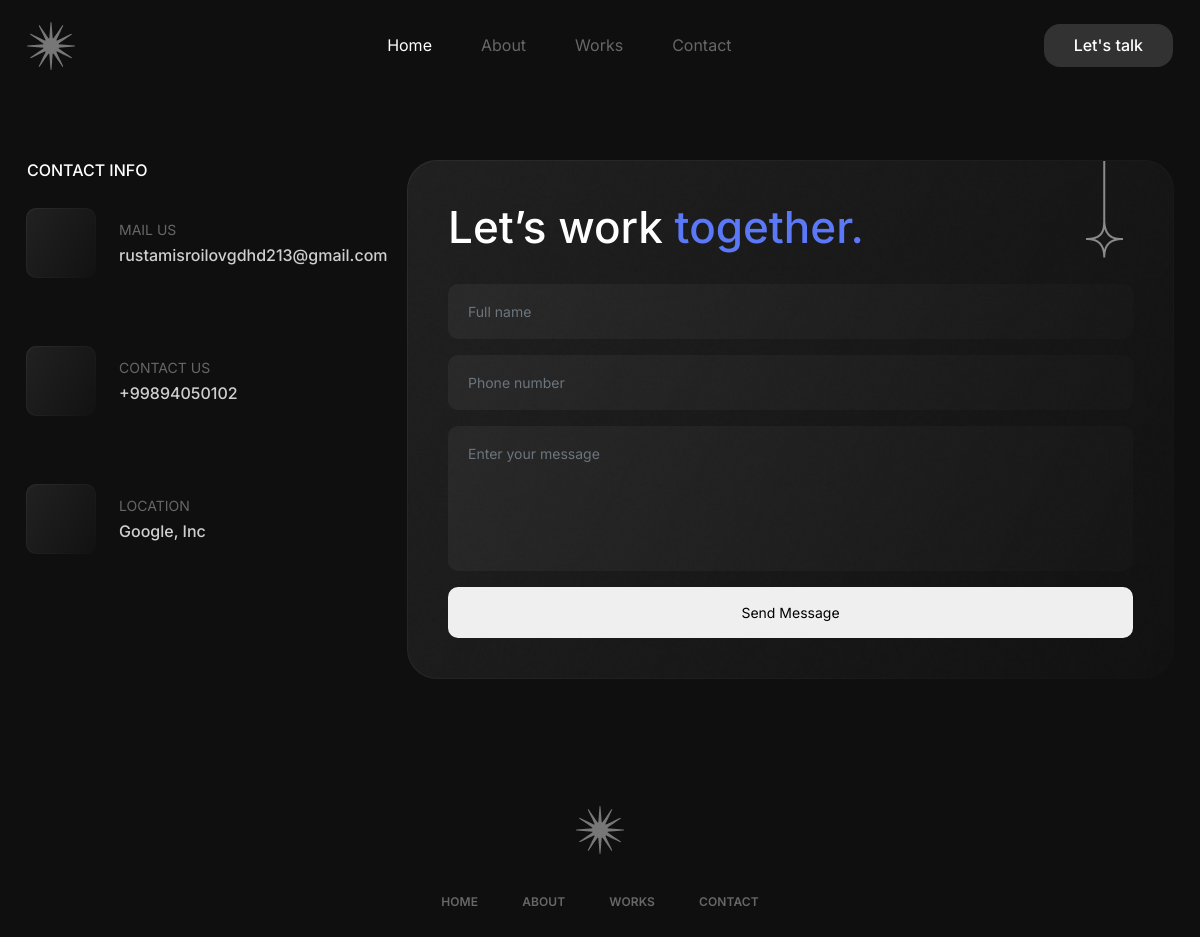
Page /contact/ on the committed database.
### apps/contact/models.py (models this page shows, shortened)
class ContactMe(models.Model):
    email = models.EmailField()
    phone_number = models.CharField(max_length=202)
    location = models.CharField(max_length=202)

### apps/contact/views.py (the view)
# urls.py: path('', contact, name='contact')
def contact(request):
    contact_me = ContactMe.objects.all()
    if request.method == 'POST':
        form = ContactForm(request.POST)
        if form.is_valid():
            form.save()  # Forma ma'lumotlarini saqlaydi
            return redirect('.')  # Muvaffaqiyatli yuborilgan sahifaga yo'naltirish
    else:
        form = ContactForm()
    context = {
        "form": form,
        "contact_me": contact_me
    }
    return render(request, 'contact/contact.html', context)

### apps/contact/forms.py
class ContactForm(forms.ModelForm):
    class Meta:
        model = Contact
        fields = ['full_name', 'phone_number', 'message']  # Formada ko'rsatiladigan maydonlar
        widgets = {
            'full_name': forms.TextInput(attrs={'class': 'form-control', 'placeholder': 'Full name'}),
            'phone_number': forms.TextInput(attrs={'class': 'form-control', 'placeholder': 'Phone number'}),
            'message': forms.Textarea(attrs={'class': 'form-control', 'placeholder': 'Enter your message', 'rows': 5}),
        }
        labels = {
            'full_name': 'Full Name',
            'phone_number': 'Phone Number',
            'message': 'Message',
        }

### templates/contact/contact.html (shortened to what this page needs)
{% extends 'base.html' %}
{% load static %}
{% block content %}
    <section class="contact-area">
        <div class="container">
            <div class="gx-row d-flex justify-content-between gap-24">
                <div class="contact-infos">
                    <h3 data-aos="fade-up">Contact Info</h3>
                    <ul class="contact-details">
                        {% for i in contact_me %}
                        <li class="d-flex align-items-center" data-aos="zoom-in">
                            <div class="icon-box shadow-box">
                            </div>
                            <div class="right">
                                <span>MAIL us</span>
                                <h4>{{ i.email}}</h4>
                            </div>
                        </li>
                        <li class="d-flex align-items-center" data-aos="zoom-in">
                            <div class="icon-box shadow-box">
                            </div>
                            <div class="right">
                                <span>Contact Us</span>
                                <h4>{{ i.phone_number }}</h4>
                            </div>
                        </li>
                        <li class="d-flex align-items-center" data-aos="zoom-in">
                            <div class="icon-box shadow-box">
                            </div>
                            <div class="right">
                                <span>Location</span>
                                <h4>{{ i.location }}</h4>
                            </div>
                        </li>
                        {% endfor %}
                    </ul>
                </div>
                <div data-aos="zoom-in" class="contact-form">
                    <div class="shadow-box">
                        <img src="{% static "assets/images/bg1.png" %}" alt="BG" class="bg-img">
                        <img src="{% static "assets/images/icon3.png" %}" alt="Icon">
                        <h1>Let’s work <span>together.</span></h1>
                        <form method="POST">
                            <div class="input-group">
                                {{form.full_name}}
                            </div>
                            <div class="input-group">
                                {{form.phone_number}}
                            </div>
                            <div class="input-group">
                                {{form.message}}
                            </div>
                            <div class="input-group">
                                <button name="submit" type="submit">Send Message</button>
                            </div>
                        </form>
                    </div>
                </div>
            </div>
        </div>
    </section>
{% endblock %}

### static/assets/css/style.css (style rules this page uses)
:root { --primary_color: #5B78F6; --dark: #323232; }
*,*::before,*::after { margin: 0; padding: 0; box-sizing: border-box; }
body { font-family: 'Inter', sans-serif; font-size: 14px; scroll-behavior: smooth; color: #9f9f9f; background: #0F0F0F; line-height: 19.2px; }
img { max-width: 100%; }
.container { max-width: 1170px; }
.gap-24 { gap: 24px; }
ul, ol { list-style: none; margin: 0; padding: 0; }
.shadow-box { position: relative; border-radius: 30px; background: #0F0F0F; }
.shadow-box::after { content: ''; position: absolute; left: 0; top: 0; top: 0; right: 0; bottom: 0; left: 0; background: linear-gradient(120deg, rgb(255 255 255 / 12%), rgb(255 255 255 / 1%)); content: ''; z-index: -1; border-radius: 30px; margin: -1px; }
.service-area .service-content-wrap .service-content-inner .service-item::before, .shadow-box::before { content: ''; position: absolute; left: 0; top: 0; width: 100%; height: 100%; z-index: 1; background: linear-gradient(120deg, rgba(255,255,255,0.3), rgba(255,255,255,0.05)); border-radius: 30px; opacity: 0.25; }
.shadow-box * { z-index: 2; position: relative; }
.credential-area .credential-sidebar .bg-img, .contact-area .contact-form .bg-img, .project-details-wrap .project-about-2 .bg-img, .project-details-wrap .project-infos-wrap .bg-img, .projects-area .project-item .bg-img, .about-area .about-edc-exp .bg-img, .about-area .about-image-box .bg-img, .about-area .about-me-box .bg-img, .info-box .bg-img { opacity: 0.1; position: absolute; left: 0; top: 0; border-radius: 30px; width: 100%; height: 100%; object-fit: cover; }
.contact-area { padding-top: 80px; }
.contact-area .contact-form { position: relative; max-width: 765px; width: 100%; }
.contact-area .contact-form .shadow-box { padding: 40px 40px 40px 40px; }
.contact-area .contact-form img { position: absolute; top: 0; right: 50px; }
.contact-area .contact-form h1 { font-size: 44px; color: #ffffff; margin-bottom: 30px; }
.contact-area .contact-form h1 span { color: var(--primary_color); }
.contact-area .contact-form form .input-group + .input-group { margin-top: 16px; }
.contact-area .contact-form form .input-group textarea, .contact-area .contact-form form .input-group input { width: 100%; border: none; background: linear-gradient(120deg, rgba(255,255,255,0.05), rgba(255,255,255,0.01)); border-radius: 10px; padding: 17px 20px; font-size: 14px; display: block; color: #fff; }
.contact-area .contact-form form .input-group textarea { height: 145px; resize: none; }
.contact-area .contact-form form .input-group button { width: 100%; border: none; border-radius: 10px; font-size: 14px; padding: 16px 30px; }
.contact-area .contact-infos { width: 290px; flex: none; }
.contact-area .contact-infos h3 { color: #fff; font-size: 16px; text-transform: uppercase; margin-bottom: 29px; }
.contact-area .contact-infos .contact-details { margin-bottom: 55px; }
.contact-area .contact-infos .contact-details li { gap: 24px; }
.contact-area .contact-infos .contact-details li + li { margin-top: 70px; }
.contact-area .contact-infos .contact-details li .icon-box { width: 68px; height: 68px; border-radius: 10px; flex: none; text-align: center; line-height: 75px; font-size: 30px; color: #ffffff; }
.contact-area .contact-infos .contact-details li .icon-box::after, .contact-area .contact-infos .contact-details li .icon-box::before { border-radius: 10px; }
.contact-area .contact-infos .contact-details li .right span { display: block; color: #BCBCBC; font-size: 14px; opacity: 0.5; text-transform: uppercase; line-height: 1.2; margin-bottom: 7px; }
.contact-area .contact-infos .contact-details li .right h4 { color: #ffffff; font-size: 16px; opacity: 0.8; font-weight: 500; margin-bottom: 7px; }
.contact-area .contact-infos .contact-details li .right h4:last-child { margin-bottom: 0; }

### rows in the picture
ContactMe: email "rustamisroilovgdhd213@gmail.com", phone_number "+99894050102", location "Google, Inc"
